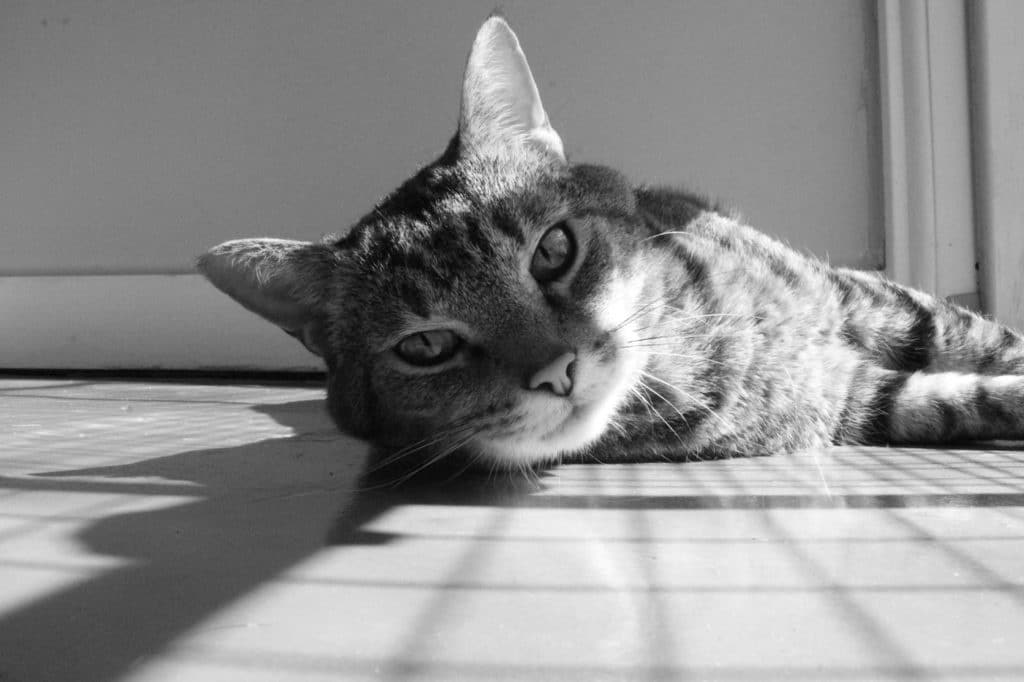
#> input picture Semana_09_Fundamentos_Vision_Computador/semana_9_5_segmentacion_formas/media/imagen_original.png, 1024 x 682 px
$ python segmentacion_formas.py
#> lines starting #> are read from the running program, lines starting #| are printed output that depends on the picture; after the words box and inside, x2 and y2 are one past the last pixel; in counts of white or black regions, pixels touching at a corner belong together
"""
Taller - Segmentando el mundo: Binarizacion y reconocimiento de formas por vision artificial
Herramientas empleadas: opencv-python, numpy, matplotlib
"""

import cv2
import numpy as np
import matplotlib.pyplot as plt
import os

# ─────────────────────────────────────────────
# CONFIGURACION
# ─────────────────────────────────────────────
OUTPUT_DIR = "../media" # Carpeta para guardar resultados
os.makedirs(OUTPUT_DIR, exist_ok=True)


# ─────────────────────────────────────────────
# 1. GENERAR IMAGEN DE PRUEBA (formas geometricas) - O seleccionar una imagen propia.
# ─────────────────────────────────────────────
# [33 lines left out: function generar_imagen_prueba, not called in this run]


# ─────────────────────────────────────────────
# 2. UMBRAL FIJO (cv2.threshold)
# ─────────────────────────────────────────────
def aplicar_umbral_fijo(gray, valor_umbral=120):
    """
    Binarizacion con umbral fijo: pixeles > umbral -> 255, resto -> 0.
    """
    _, binaria = cv2.threshold(gray, valor_umbral, 255, cv2.THRESH_BINARY)
    ruta = os.path.join(OUTPUT_DIR, "umbral_fijo.png")
    cv2.imwrite(ruta, binaria)
    print(f"[OK] Umbral fijo guardado en: {ruta}")
    return binaria


# ─────────────────────────────────────────────
# 3. UMBRAL ADAPTATIVO (cv2.adaptiveThreshold)
# ─────────────────────────────────────────────
def aplicar_umbral_adaptativo(gray, block_size=51, C=5):
    """
    Binarizacion adaptativa: calcula el umbral localmente
    en bloques de block_size x block_size pixeles.
    Util cuando la iluminacion no es uniforme.
    """
    adaptativa = cv2.adaptiveThreshold(
        gray,
        255,
        cv2.ADAPTIVE_THRESH_GAUSSIAN_C,
        cv2.THRESH_BINARY,
        block_size,
        C
    )
    ruta = os.path.join(OUTPUT_DIR, "umbral_adaptativo.png")
    cv2.imwrite(ruta, adaptativa)
    print(f"[OK] Umbral adaptativo guardado en: {ruta}")
    return adaptativa


# ─────────────────────────────────────────────
# 4. DETECCION DE CONTORNOS Y ANALISIS
# ─────────────────────────────────────────────
def detectar_y_analizar_contornos(imagen_original, binaria, etiqueta="fijo"):
    """
    Detecta contornos, dibuja bounding boxes y centros de masa.
    Calcula metricas: numero de formas, area promedio, perimetro promedio.
    """
    # Convertir original a BGR para dibujar en color
    if len(imagen_original.shape) == 2:
        vis = cv2.cvtColor(imagen_original, cv2.COLOR_GRAY2BGR)
    else:
        vis = imagen_original.copy()

    # Detectar contornos externos
    contornos, _ = cv2.findContours(
        binaria, cv2.RETR_EXTERNAL, cv2.CHAIN_APPROX_SIMPLE
    )

    # Filtrar contornos muy pequenos (ruido)
    area_minima = 500
    contornos_validos = [c for c in contornos if cv2.contourArea(c) > area_minima]

    areas = []
    perimetros = []

    for i, contorno in enumerate(contornos_validos):

        # --- Contorno ---
        cv2.drawContours(vis, [contorno], -1, (0, 255, 0), 2)

        # --- Bounding Box ---
        x, y, w, h = cv2.boundingRect(contorno)
        cv2.rectangle(vis, (x, y), (x + w, y + h), (255, 100, 0), 2)

        # --- Centro de masa (momentos) ---
        M = cv2.moments(contorno)
        if M["m00"] != 0:
            cx = int(M["m10"] / M["m00"])
            cy = int(M["m01"] / M["m00"])
            cv2.circle(vis, (cx, cy), 5, (0, 0, 255), -1)
            cv2.putText(vis, f"#{i+1}", (cx + 7, cy - 7),
                        cv2.FONT_HERSHEY_SIMPLEX, 0.5, (0, 0, 255), 1)

        # --- Metricas ---
        areas.append(cv2.contourArea(contorno))
        perimetros.append(cv2.arcLength(contorno, True))

    # --- Resumen de metricas ---
    num_formas = len(contornos_validos)
    area_prom = np.mean(areas) if areas else 0
    perim_prom = np.mean(perimetros) if perimetros else 0

    print(f"\n{'='*45}")
    print(f"  METRICAS - Umbral {etiqueta.upper()}")
    print(f"{'='*45}")
    print(f"  Formas detectadas : {num_formas}")
    print(f"  Area promedio     : {area_prom:.1f} px²")
    print(f"  Perimetro promedio: {perim_prom:.1f} px")
    print(f"{'='*45}\n")

    # Agregar texto de metricas en la imagen
    texto1 = f"Formas: {num_formas} | Area prom: {area_prom:.0f}px2 | Perim prom: {perim_prom:.0f}px"
    cv2.rectangle(vis, (0, 0), (vis.shape[1], 28), (0, 0, 0), -1)
    cv2.putText(vis, texto1, (8, 18),
                cv2.FONT_HERSHEY_SIMPLEX, 0.52, (255, 255, 255), 1)

    ruta = os.path.join(OUTPUT_DIR, f"contornos_{etiqueta}.png")
    cv2.imwrite(ruta, vis)
    print(f"[OK] Imagen con contornos ({etiqueta}) guardada en: {ruta}")

    return vis, num_formas, area_prom, perim_prom


# ─────────────────────────────────────────────
# 5. PANEL COMPARATIVO MATPLOTLIB
# ─────────────────────────────────────────────
def generar_panel_comparativo(gray, binaria_fija, binaria_adaptativa,
                               vis_fija, vis_adaptativa):
    """
    Genera una figura con todos los resultados lado a lado.
    """
    fig, axes = plt.subplots(2, 3, figsize=(16, 9))
    fig.suptitle("Segmentacion de Formas - Comparativa Completa",
                 fontsize=16, fontweight="bold", y=1.01)

    titulos = [
        ("Imagen Original (Grises)", gray,         "gray"),
        ("Umbral Fijo (binaria)",   binaria_fija,  "gray"),
        ("Umbral Adaptativo",       binaria_adaptativa, "gray"),
        ("Contornos - Umbral Fijo",
         cv2.cvtColor(vis_fija, cv2.COLOR_BGR2RGB), None),
        ("Contornos - Umbral Adaptativo",
         cv2.cvtColor(vis_adaptativa, cv2.COLOR_BGR2RGB), None),
        None,  # celda libre para histograma
    ]

    for idx, info in enumerate(titulos):
        ax = axes[idx // 3][idx % 3]
        if info is None:
            # Histograma de la imagen original
            ax.hist(gray.ravel(), bins=64, color="#2196F3", alpha=0.85)
            ax.set_title("Histograma de intensidades", fontweight="bold")
            ax.set_xlabel("Valor de pixel")
            ax.set_ylabel("Frecuencia")
            ax.axvline(120, color="red", linestyle="--", label="Umbral fijo (120)")
            ax.legend(fontsize=8)
        else:
            titulo, img_data, cmap = info
            ax.imshow(img_data, cmap=cmap)
            ax.set_title(titulo, fontweight="bold")
            ax.axis("off")

    plt.tight_layout()
    ruta = os.path.join(OUTPUT_DIR, "panel_comparativo.png")
    plt.savefig(ruta, dpi=130, bbox_inches="tight")
    plt.close()
    print(f"[OK] Panel comparativo guardado en: {ruta}")


# ─────────────────────────────────────────────
# 6. GRAFICO DE METRICAS
# ─────────────────────────────────────────────
def graficar_metricas(datos):
    """
    Genera un grafico de barras comparando metricas entre metodos.
    datos: lista de dicts con keys: metodo, num_formas, area_prom, perim_prom
    """
    metodos  = [d["metodo"]     for d in datos]
    formas   = [d["num_formas"] for d in datos]
    areas    = [d["area_prom"]  for d in datos]
    perims   = [d["perim_prom"] for d in datos]

    x = np.arange(len(metodos))
    ancho = 0.25

    fig, ax = plt.subplots(figsize=(9, 5))
    b1 = ax.bar(x - ancho, formas, ancho, label="Num. Formas",      color="#4CAF50")
    b2 = ax.bar(x,          areas,  ancho, label="Area prom (px²)",  color="#2196F3")
    b3 = ax.bar(x + ancho, perims, ancho, label="Perim prom (px)",  color="#FF9800")

    ax.set_title("Metricas por metodo de umbralización", fontweight="bold", fontsize=13)
    ax.set_xticks(x)
    ax.set_xticklabels(metodos, fontsize=11)
    ax.legend()
    ax.bar_label(b1, fmt="%.0f", padding=3)
    ax.bar_label(b2, fmt="%.0f", padding=3)
    ax.bar_label(b3, fmt="%.0f", padding=3)
    ax.set_ylim(0, max(areas) * 1.25 if areas else 10)

    plt.tight_layout()
    ruta = os.path.join(OUTPUT_DIR, "metricas_comparativas.png")
    plt.savefig(ruta, dpi=130, bbox_inches="tight")
    plt.close()
    print(f"[OK] Grafico de metricas guardado en: {ruta}")


# ─────────────────────────────────────────────
# MAIN
# ─────────────────────────────────────────────
def main():
    print("\n" + "="*50)
    print("  TALLER: Segmentacion de Formas con OpenCV")
    print("="*50 + "\n")

    # 1. Cargar / generar imagen
    if os.path.exists("../media/imagen_original.png"):
        print("[INFO] Cargando imagen de prueba existente...")
        imagen_color = cv2.imread("../media/imagen_original.png")
#> imagen_color is the input picture: shape (682, 1024, 3); min 0, max 255, mean 141.3
    else:
        print("[INFO] Generando imagen de prueba...")
        imagen_color = generar_imagen_prueba()
    gray = cv2.cvtColor(imagen_color, cv2.COLOR_BGR2GRAY)

    # 2. Binarizacion
    binaria_fija       = aplicar_umbral_fijo(gray, valor_umbral=120)
#> in aplicar_umbral_fijo, `_, binaria = cv2.threshold(gray, valor_umbral, 255, cv2.THRESH_BINARY)`:
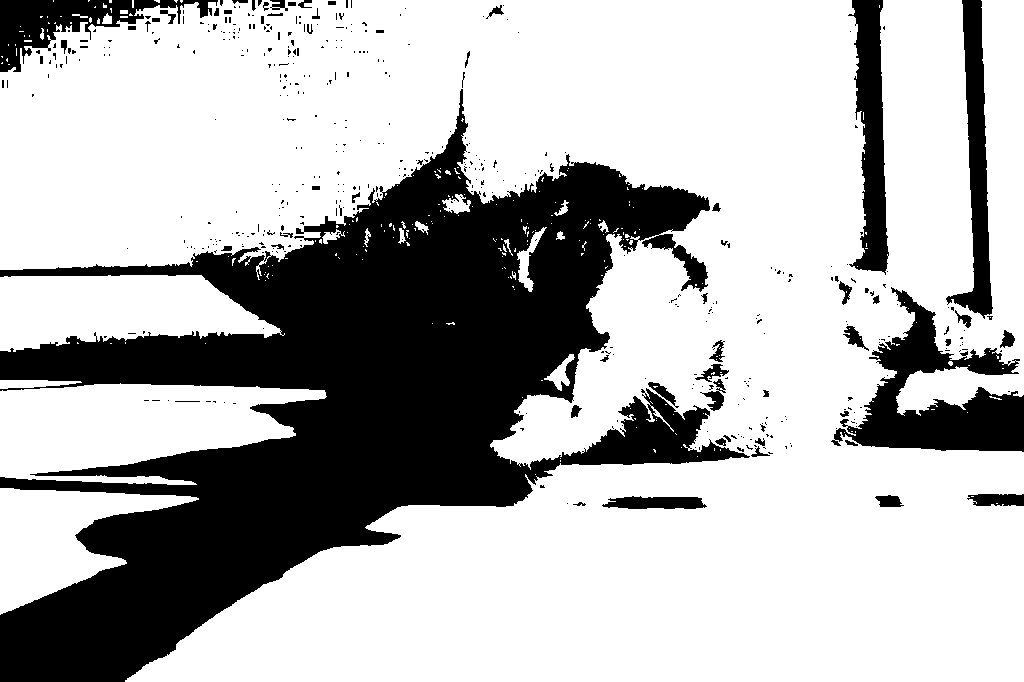
#> binaria: shape (682, 1024); 71% white; 470 black regions (409 under 20 px), largest, box (x1, y1, x2, y2) and area: (0, 89, 750, 682) 165450, (831, 287, 1024, 452) 12644, (848, 0, 889, 275) 6397
    binaria_adaptativa = aplicar_umbral_adaptativo(gray, block_size=51, C=5)
#> in aplicar_umbral_adaptativo, `adaptativa = cv2.adaptiveThreshold( gray, 255, cv2.ADAPTIVE_THRESH_GAU..`:
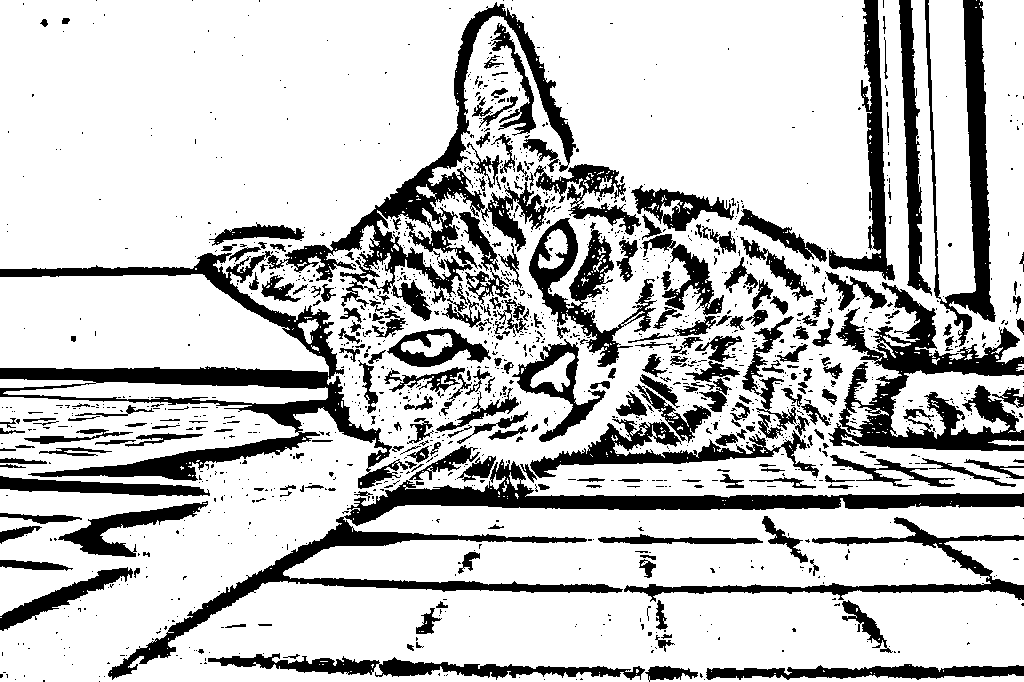
#> adaptativa: shape (682, 1024); 77% white; 1436 black regions (1172 under 20 px)

    # 3. Deteccion y analisis de contornos
    vis_fija,  n1, a1, p1 = detectar_y_analizar_contornos(
        imagen_color, binaria_fija, etiqueta="fijo")
#> in detectar_y_analizar_contornos, `contornos, _ = cv2.findContours( binaria, cv2.RETR_EXTERNAL, cv2.CHAIN..`: contornos = 226 contours, 208 with area under 20; largest, box (x1, y1, x2, y2) and area: (0, 0, 1024, 682) 445813, (0, 383, 327, 485) 21429, (0, 275, 285, 352) 15084, (0, 488, 199, 615) 11330, (517, 227, 547, 292) 484
#> in detectar_y_analizar_contornos, `contornos_validos = [c for c in contornos if cv2.contourArea(c) > area..`: contornos_validos = 4 contours; box (x1, y1, x2, y2) and area: (0, 0, 1024, 682) 445813, (0, 383, 327, 485) 21429, (0, 275, 285, 352) 15084, (0, 488, 199, 615) 11330
#> the loop in detectar_y_analizar_contornos, `for i, contorno in enumerate(contornos_validos):` made 4 passes
#> (y, w, h, cx, cy) on passes 1 to 4: (488, 199, 127, 56, 538), (383, 327, 102, 129, 425), (275, 285, 77, 116, 308), (0, 1024, 682, 598, 319)
#> after the loop in detectar_y_analizar_contornos, `for i, contorno in enumerate(contornos_validos):`:
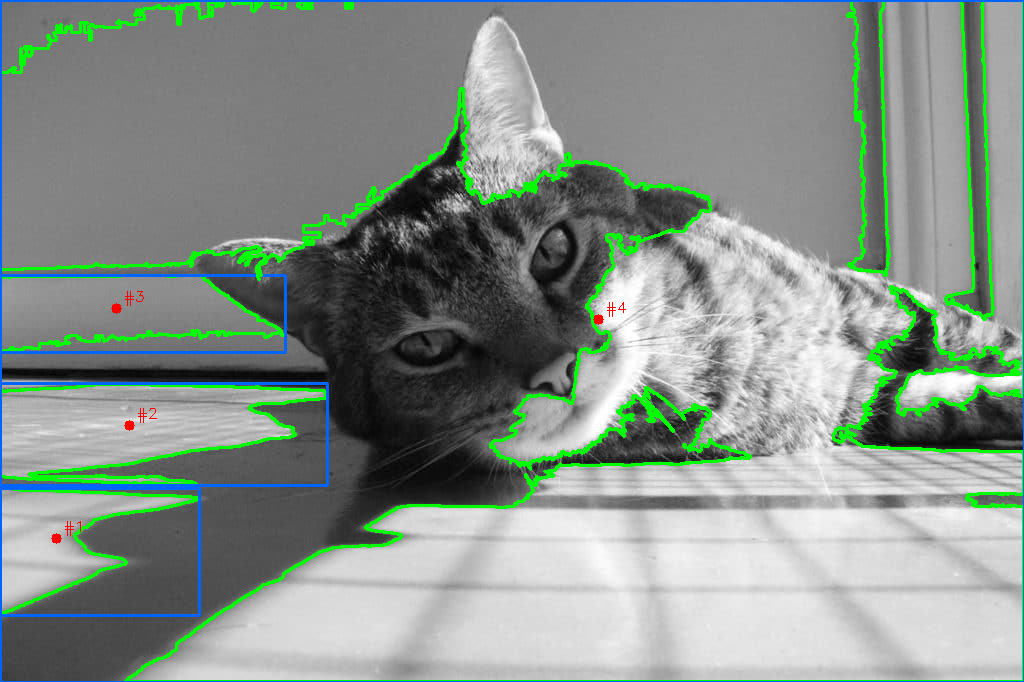
#> vis: shape (682, 1024, 3); 6.05% of pixels changed, all inside (x1, y1, x2, y2) = (0, 0, 1024, 682)
#> after the loop in detectar_y_analizar_contornos, `for i, contorno in enumerate(contornos_validos):`: areas = [11330.5, 21429, 15084, 445813]; perimetros = [684.3, 1230.3, 818.8, 10310.3]
#> in detectar_y_analizar_contornos, `num_formas = len(contornos_validos)`: num_formas = 4
#> in detectar_y_analizar_contornos, `area_prom = np.mean(areas) if areas else 0`: area_prom = 123414.1
#> in detectar_y_analizar_contornos, `perim_prom = np.mean(perimetros) if perimetros else 0`: perim_prom = 3260.9
#|   Formas detectadas : 4
#|   Area promedio     : 123414.1 px²
#|   Perimetro promedio: 3260.9 px
#> n1 = 4; a1 = 123414.1; p1 = 3260.9
    vis_adapt, n2, a2, p2 = detectar_y_analizar_contornos(
        imagen_color, binaria_adaptativa, etiqueta="adaptativo")
#> call 2 of detectar_y_analizar_contornos, with etiqueta = 'adaptativo'
#> in detectar_y_analizar_contornos (call 2), `contornos, _ = cv2.findContours( binaria, cv2.RETR_EXTERNAL, cv2.CHAIN..`: contornos = 139 contours, 128 with area under 20; largest, box (x1, y1, x2, y2) and area: (0, 0, 1024, 682) 586764, (0, 274, 329, 376) 24668, (890, 370, 1024, 439) 5148, (0, 379, 328, 404) 4340, (944, 540, 1024, 585) 1974
#> in detectar_y_analizar_contornos (call 2), `contornos_validos = [c for c in contornos if cv2.contourArea(c) > area..`: contornos_validos = 5 contours; box (x1, y1, x2, y2) and area: (0, 0, 1024, 682) 586764, (0, 274, 329, 376) 24668, (890, 370, 1024, 439) 5148, (0, 379, 328, 404) 4340, (944, 540, 1024, 585) 1974
#> the loop in detectar_y_analizar_contornos (call 2), `for i, contorno in enumerate(contornos_validos):` made 5 passes
#> (x, y, w, h, cx, cy) on passes 1 to 5: (944, 540, 80, 45, 996, 557), (0, 379, 328, 25, 168, 391), (890, 370, 134, 69, 951, 401), (0, 274, 329, 102, 138, 325), (0, 0, 1024, 682, 506, 333)
#> after the loop in detectar_y_analizar_contornos (call 2), `for i, contorno in enumerate(contornos_validos):`:
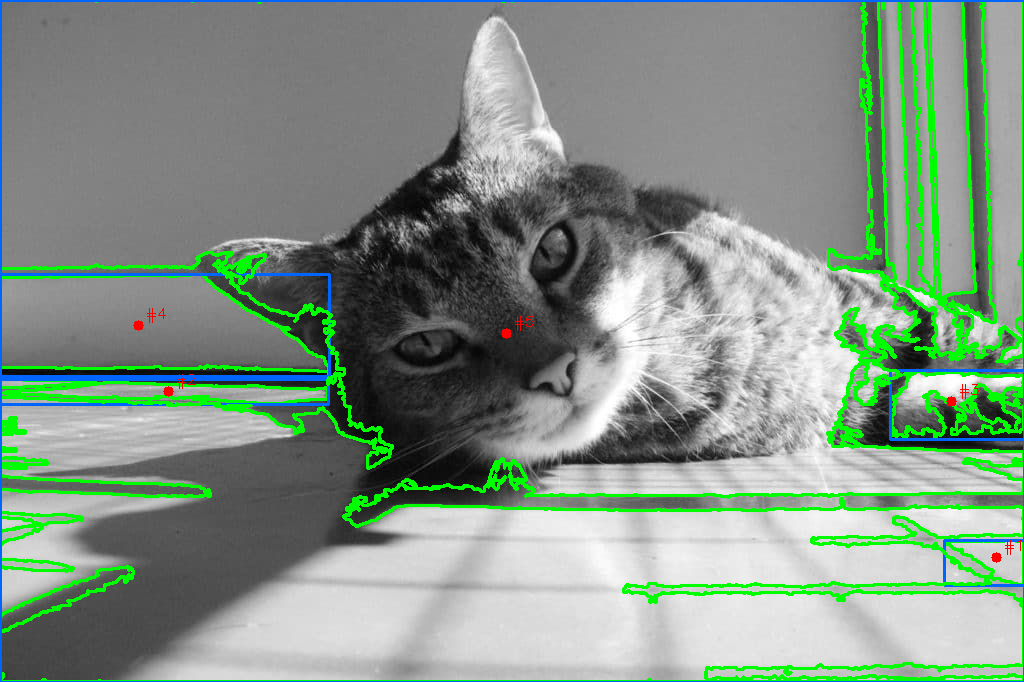
#> vis: shape (682, 1024, 3); 8.24% of pixels changed, all inside (x1, y1, x2, y2) = (0, 0, 1024, 682)
#> after the loop in detectar_y_analizar_contornos (call 2), `for i, contorno in enumerate(contornos_validos):`: areas = [1973.5, 4340.5, 5148.5, 24667.5, 586763.5]; perimetros = [238.5, 932.9, 1065.4, 848.9, 15826.1]
#> in detectar_y_analizar_contornos (call 2), `num_formas = len(contornos_validos)`: num_formas = 5
#> in detectar_y_analizar_contornos (call 2), `area_prom = np.mean(areas) if areas else 0`: area_prom = 124578.7
#> in detectar_y_analizar_contornos (call 2), `perim_prom = np.mean(perimetros) if perimetros else 0`: perim_prom = 3782.3
#|   Formas detectadas : 5
#|   Area promedio     : 124578.7 px²
#|   Perimetro promedio: 3782.3 px
#> in detectar_y_analizar_contornos (call 2), `cv2.putText(vis, texto1, (8, 18), cv2.FONT_HERSHEY_SIMPLEX, 0.52, (255..`:
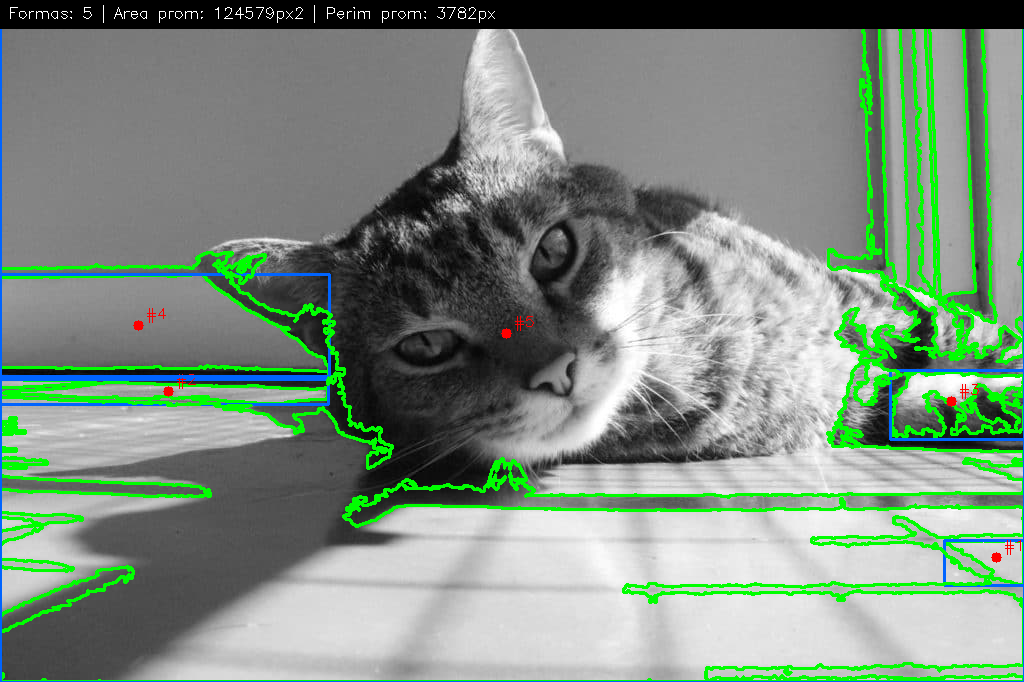
#> vis: shape (682, 1024, 3); mean B, G, R 128.5, 143.3, 125.8
#> n2 = 5; a2 = 124578.7; p2 = 3782.3

    # 4. Paneles y graficos
    generar_panel_comparativo(gray, binaria_fija, binaria_adaptativa,
                               vis_fija, vis_adapt)
#> the loop in generar_panel_comparativo, `for idx, info in enumerate(titulos):` made 6 passes
#> in generar_panel_comparativo, `plt.savefig(ruta, dpi=130, bbox_inches="tight")`:
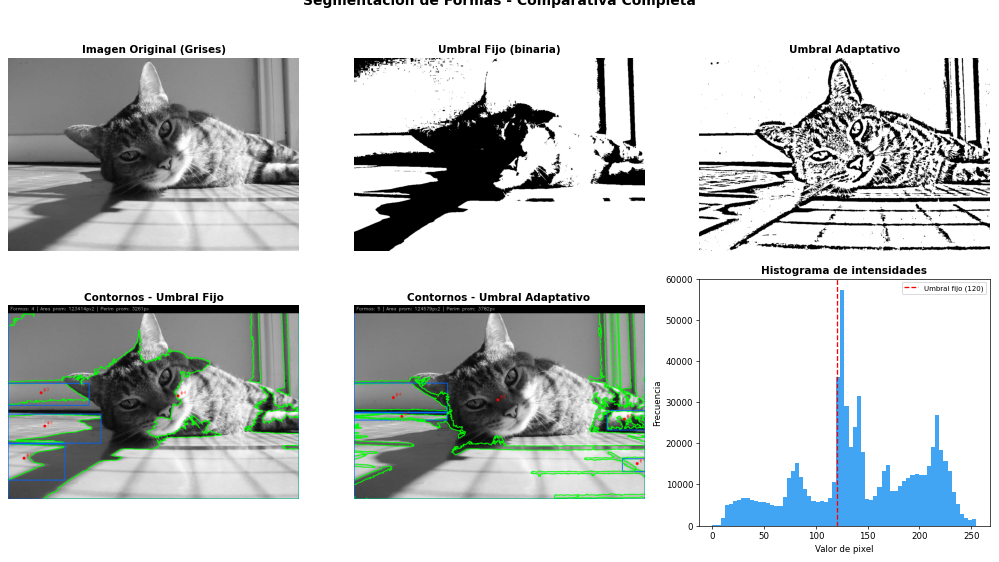
#> figure drawn by matplotlib, 6 panels; panel 6: tallest bar 57231 high, from x = 123.5 to 127.5

    graficar_metricas([
        {"metodo": "Umbral Fijo",       "num_formas": n1, "area_prom": a1, "perim_prom": p1},
        {"metodo": "Umbral Adaptativo", "num_formas": n2, "area_prom": a2, "perim_prom": p2},
    ])
#> in graficar_metricas, `plt.savefig(ruta, dpi=130, bbox_inches="tight")`:
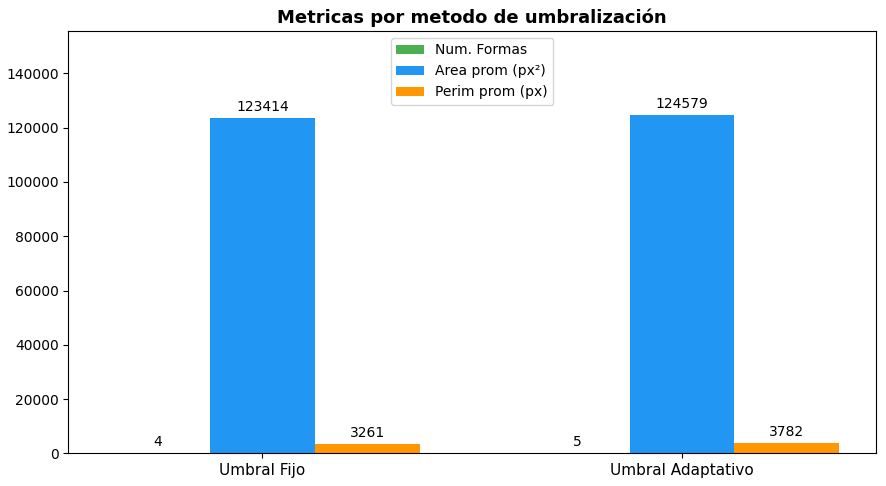
#> figure drawn by matplotlib, 1 panel

    print("\n" + "="*50)
    print("  Proceso completado. Revisa la carpeta media/")
    print("="*50 + "\n")


if __name__ == "__main__":
    main()
